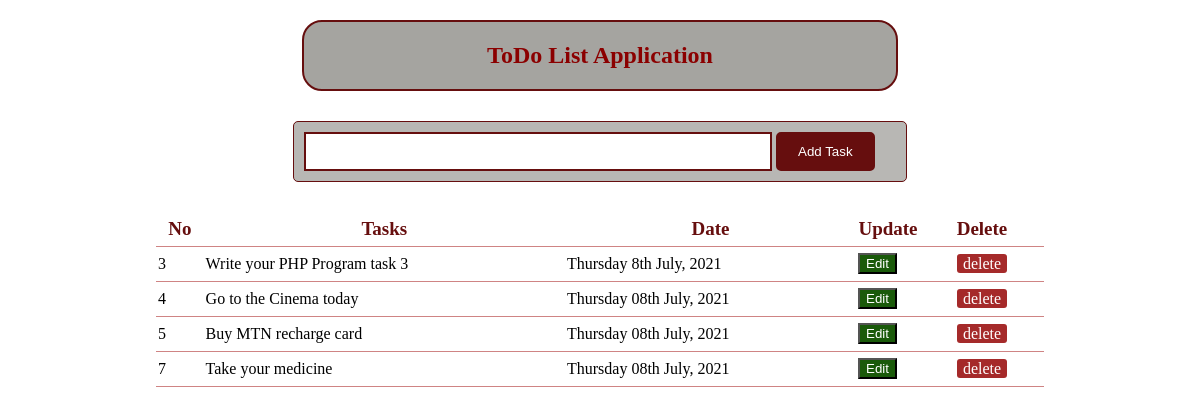
The page /todo_list/todo.php on the database its author committed.
### tables this page shows
CREATE TABLE `tasks` (
  `id` int(11) NOT NULL,
  `task` varchar(255) NOT NULL,
  `created_at` varchar(255) NOT NULL
);

### todo_list/todo.php (the view, shortened to what this page needs)
<?php
  include "connect.php";
	$sql = "SELECT * FROM tasks";
  $result = mysqli_query($connect, $sql);
?>
<!DOCTYPE html>
<html lang="en">
<head>
</head>
<body>
  <div class="heading">
		<h2 style="font-style: 'Hervetica'; color: darkred;">ToDo List Application</h2>
  </div>
	<form method="post" action="todo.php" class="input_form">
		<input type="text" name="task" class="task_input">
		<button type="submit" name="submit" id="add_btn" class="add_btn">Add Task</button>
	</form>
<table>
	<thead>
		<tr>
			<th>No</th>
			<th>Tasks</th>
      <th>Date</th>
			<th style="width: 60px; ">Update</th>
			<th style="width: 120px; ">Delete</th>
		</tr>
	</thead>
	<tbody>
  <?php
      while ($row = mysqli_fetch_assoc($result)) {
         $id = $row['id'];
         $task = $row['task'];
         $created_at = $row['created_at'];
       ?>
	<tr>
    <td><?php echo $id; ?></td>
    <td><?php echo $task; ?></td>
    <td><?php echo $created_at; ?></td>
    <td class="update">
			 <a href="edit.php?edit_task=<?php echo $row ['id']; ?>"><button type="button" class="btn ">Edit</button></a>
		 </td>
     <td class="delete">
			 <a href="todo.php?del_task=<?php echo $row['id'] ?>">delete</a>
		 </td>
    </tr>
 <?php
        }
  ?>
	</tbody>
</table>
</body>
</html>

### todo_list/todo.php (style rules this page uses)
.heading { width: 50%; margin: 20px auto; text-align: center; color: #660e0e; background: #a5a4a0; border: 2px solid #660e0e; border-radius: 20px; }
form { width: 50%; margin: 30px auto; border-radius: 5px; padding: 10px; background: #b8b7b4; border: 1px solid #660e0e; }
.task_input { width: 75%; height: 15px; padding: 10px; border: 2px solid #660e0e; }
.add_btn { height: 39px; background: #660e0e; color: #fff; border: 2px solid #660e0e; border-radius: 5px; padding: 5px 20px; }
table { width: 75%; margin: 30px auto; border-collapse: collapse; }
tr { border-bottom: 1px solid #cf8484; }
th { font-size: 19px; color: #660e0e; }
th, td { border: none; height: 30px; padding: 2px; }
button { text-align: center; background: #1a5a0a; color: white; text-decoration: none; }
.delete { text-align: center; }
.delete a { color: white; background: #a52a2a; padding: 1px 6px; border-radius: 3px; text-decoration: none; }

### rows shown on the page
tasks: id "3", task "Write your PHP Program task 3", created_at "Thursday 8th July, 2021"
tasks: id "4", task "Go to the Cinema today", created_at "Thursday 08th July, 2021"
tasks: id "5", task "Buy MTN recharge card", created_at "Thursday 08th July, 2021"
tasks: id "7", task "Take your medicine", created_at "Thursday 08th July, 2021"
